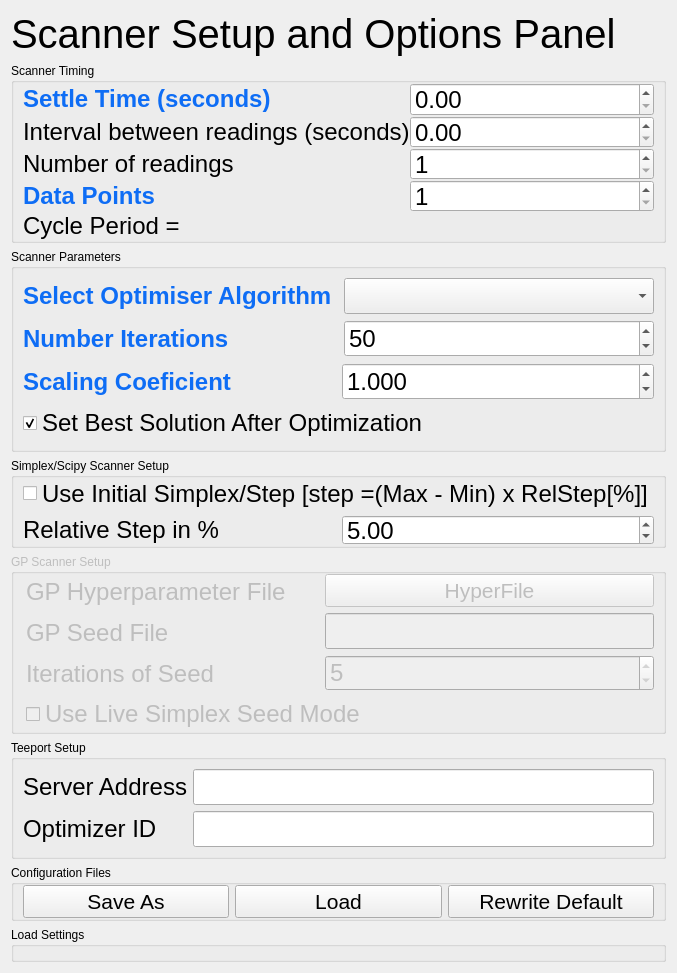
     <widget class="QWidget" name="tab2">
      <attribute name="title">
       <string>Scan Setup Panel</string>
      </attribute>
      <layout class="QVBoxLayout" name="verticalLayout_12">
       <item>
        <widget class="QLabel" name="label_3">
         <property name="sizePolicy">
          <sizepolicy hsizetype="Preferred" vsizetype="Fixed">
           <horstretch>0</horstretch>
           <verstretch>0</verstretch>
          </sizepolicy>
         </property>
         <property name="font">
          <font>
           <pointsize>30</pointsize>
          </font>
         </property>
         <property name="text">
          <string>Scanner Setup and Options Panel</string>
         </property>
         <property name="margin">
          <number>5</number>
         </property>
        </widget>
       </item>
       <item>
        <widget class="QGroupBox" name="groupBox">
         <property name="enabled">
          <bool>true</bool>
         </property>
         <property name="maximumSize">
          <size>
           <width>16777215</width>
           <height>180</height>
          </size>
         </property>
         <property name="title">
          <string>Scanner Timing</string>
         </property>
         <layout class="QGridLayout" name="gridLayout_5">
          <property name="topMargin">
           <number>0</number>
          </property>
          <property name="bottomMargin">
           <number>0</number>
          </property>
          <property name="verticalSpacing">
           <number>0</number>
          </property>
          <item row="0" column="0">
           <layout class="QHBoxLayout" name="horizontalLayout">
            <item>
             <layout class="QVBoxLayout" name="verticalLayout_6">
              <item>
               <widget class="QLabel" name="label_2">
                <property name="maximumSize">
                 <size>
                  <width>16777215</width>
                  <height>16777215</height>
                 </size>
                </property>
                <property name="font">
                 <font>
                  <pointsize>18</pointsize>
                  <weight>75</weight>
                  <bold>true</bold>
                 </font>
                </property>
                <property name="styleSheet">
                 <string notr="true">color: rgb(14, 109, 245);</string>
                </property>
                <property name="text">
                 <string>Settle Time (seconds)          </string>
                </property>
               </widget>
              </item>
              <item>
               <widget class="QLabel" name="label_6">
                <property name="enabled">
                 <bool>true</bool>
                </property>
                <property name="maximumSize">
                 <size>
                  <width>16777215</width>
                  <height>16777215</height>
                 </size>
                </property>
                <property name="font">
                 <font>
                  <pointsize>18</pointsize>
                 </font>
                </property>
                <property name="text">
                 <string>Interval between readings (seconds)</string>
                </property>
               </widget>
              </item>
              <item>
               <widget class="QLabel" name="label_30">
                <property name="enabled">
                 <bool>true</bool>
                </property>
                <property name="maximumSize">
                 <size>
                  <width>16777215</width>
                  <height>16777215</height>
                 </size>
                </property>
                <property name="font">
                 <font>
                  <pointsize>18</pointsize>
                 </font>
                </property>
                <property name="text">
                 <string>Number of readings</string>
                </property>
               </widget>
              </item>
              <item>
               <widget class="QLabel" name="label_datapoints">
                <property name="enabled">
                 <bool>true</bool>
                </property>
                <property name="maximumSize">
                 <size>
                  <width>16777215</width>
                  <height>16777215</height>
                 </size>
                </property>
                <property name="font">
                 <font>
                  <pointsize>18</pointsize>
                  <weight>75</weight>
                  <bold>true</bold>
                 </font>
                </property>
                <property name="styleSheet">
                 <string notr="true">color: rgb(14, 109, 245);</string>
                </property>
                <property name="text">
                 <string>Data Points</string>
                </property>
               </widget>
              </item>
             </layout>
            </item>
            <item>
             <layout class="QVBoxLayout" name="verticalLayout_7">
              <item>
               <widget class="QDoubleSpinBox" name="sb_tdelay">
                <property name="sizePolicy">
                 <sizepolicy hsizetype="Expanding" vsizetype="Fixed">
                  <horstretch>0</horstretch>
                  <verstretch>0</verstretch>
                 </sizepolicy>
                </property>
                <property name="font">
                 <font>
                  <pointsize>18</pointsize>
                 </font>
                </property>
                <property name="locale">
                 <locale language="English" country="UnitedStates"/>
                </property>
                <property name="minimum">
                 <double>0.000000000000000</double>
                </property>
                <property name="maximum">
                 <double>99.989999999999995</double>
                </property>
                <property name="singleStep">
                 <double>0.100000000000000</double>
                </property>
                <property name="value">
                 <double>0.000000000000000</double>
                </property>
               </widget>
              </item>
              <item>
               <widget class="QDoubleSpinBox" name="sb_ddelay">
                <property name="enabled">
                 <bool>true</bool>
                </property>
                <property name="font">
                 <font>
                  <pointsize>18</pointsize>
                 </font>
                </property>
                <property name="locale">
                 <locale language="English" country="UnitedStates"/>
                </property>
                <property name="minimum">
                 <double>0.000000000000000</double>
                </property>
                <property name="singleStep">
                 <double>0.050000000000000</double>
                </property>
                <property name="value">
                 <double>0.000000000000000</double>
                </property>
               </widget>
              </item>
              <item>
               <widget class="QSpinBox" name="sb_nreadings">
                <property name="font">
                 <font>
                  <pointsize>18</pointsize>
                 </font>
                </property>
                <property name="locale">
                 <locale language="English" country="UnitedStates"/>
                </property>
                <property name="minimum">
                 <number>1</number>
                </property>
                <property name="value">
                 <number>1</number>
                </property>
               </widget>
              </item>
              <item>
               <widget class="QSpinBox" name="sb_datapoints">
                <property name="font">
                 <font>
                  <pointsize>18</pointsize>
                 </font>
                </property>
                <property name="locale">
                 <locale language="English" country="UnitedStates"/>
                </property>
                <property name="minimum">
                 <number>1</number>
                </property>
                <property name="maximum">
                 <number>1000000</number>
                </property>
                <property name="value">
                 <number>1</number>
                </property>
               </widget>
              </item>
             </layout>
            </item>
           </layout>
          </item>
          <item row="1" column="0">
           <widget class="QLabel" name="label_7">
            <property name="maximumSize">
             <size>
              <width>16777215</width>
              <height>30</height>
             </size>
            </property>
            <property name="font">
             <font>
              <pointsize>18</pointsize>
             </font>
            </property>
            <property name="text">
             <string>Cycle Period = </string>
            </property>
           </widget>
          </item>
         </layout>
        </widget>
       </item>
       <item>
        <widget class="QGroupBox" name="groupBox_8">
         <property name="sizePolicy">
          <sizepolicy hsizetype="Expanding" vsizetype="Preferred">
           <horstretch>0</horstretch>
           <verstretch>0</verstretch>
          </sizepolicy>
         </property>
         <property name="title">
          <string>Scanner Parameters</string>
         </property>
         <layout class="QVBoxLayout" name="verticalLayout_20">
          <item>
           <layout class="QGridLayout" name="gridLayout_12">
            <item row="4" column="1">
             <widget class="QSpinBox" name="sb_num_iter">
              <property name="font">
               <font>
                <pointsize>18</pointsize>
               </font>
              </property>
              <property name="maximum">
               <number>1000</number>
              </property>
              <property name="value">
               <number>50</number>
              </property>
             </widget>
            </item>
            <item row="2" column="0">
             <widget class="QLabel" name="label_27">
              <property name="font">
               <font>
                <pointsize>18</pointsize>
                <weight>75</weight>
                <bold>true</bold>
               </font>
              </property>
              <property name="styleSheet">
               <string notr="true">color: rgb(14, 109, 245);</string>
              </property>
              <property name="text">
               <string>Select Optimiser Algorithm </string>
              </property>
             </widget>
            </item>
            <item row="4" column="0">
             <widget class="QLabel" name="label_25">
              <property name="font">
               <font>
                <pointsize>18</pointsize>
                <weight>75</weight>
                <bold>true</bold>
               </font>
              </property>
              <property name="styleSheet">
               <string notr="true">color: rgb(14, 109, 245);</string>
              </property>
              <property name="text">
               <string>Number Iterations</string>
              </property>
             </widget>
            </item>
            <item row="2" column="1">
             <widget class="QComboBox" name="cb_select_alg">
              <property name="font">
               <font>
                <pointsize>18</pointsize>
               </font>
              </property>
             </widget>
            </item>
           </layout>
          </item>
          <item>
           <layout class="QHBoxLayout" name="horizontalLayout_4">
            <item>
             <widget class="QLabel" name="label_31">
              <property name="font">
               <font>
                <pointsize>18</pointsize>
                <weight>75</weight>
                <bold>true</bold>
               </font>
              </property>
              <property name="styleSheet">
               <string notr="true">color: rgb(14, 109, 245);</string>
              </property>
              <property name="text">
               <string>Scaling Coeficient</string>
              </property>
             </widget>
            </item>
            <item>
             <widget class="QDoubleSpinBox" name="sb_scaling_coef">
              <property name="font">
               <font>
                <pointsize>18</pointsize>
               </font>
              </property>
              <property name="toolTip">
               <string>Scales the step size by this factor</string>
              </property>
              <property name="decimals">
               <number>3</number>
              </property>
              <property name="minimum">
               <double>0.000000000000000</double>
              </property>
              <property name="maximum">
               <double>999.000000000000000</double>
              </property>
              <property name="value">
               <double>1.000000000000000</double>
              </property>
             </widget>
            </item>
           </layout>
          </item>
          <item>
           <widget class="QCheckBox" name="cb_set_best_sol">
            <property name="font">
             <font>
              <pointsize>18</pointsize>
             </font>
            </property>
            <property name="text">
             <string>Set Best Solution After Optimization</string>
            </property>
            <property name="checked">
             <bool>true</bool>
            </property>
           </widget>
          </item>
         </layout>
        </widget>
       </item>
       <item>
        <widget class="QGroupBox" name="g_box_isim">
         <property name="enabled">
          <bool>true</bool>
         </property>
         <property name="maximumSize">
          <size>
           <width>16777215</width>
           <height>90</height>
          </size>
         </property>
         <property name="title">
          <string>Simplex/Scipy Scanner Setup</string>
         </property>
         <layout class="QVBoxLayout" name="verticalLayout_21">
          <property name="topMargin">
           <number>0</number>
          </property>
          <property name="bottomMargin">
           <number>0</number>
          </property>
          <item>
           <layout class="QVBoxLayout" name="verticalLayout_18">
            <item>
             <widget class="QCheckBox" name="cb_use_isim">
              <property name="font">
               <font>
                <pointsize>18</pointsize>
               </font>
              </property>
              <property name="toolTip">
               <string>This is only used if the device is not in the LenghtScale list. Try to create as a % of the limit range</string>
              </property>
              <property name="text">
               <string>Use Initial Simplex/Step [step =(Max - Min) x RelStep[%]]</string>
              </property>
             </widget>
            </item>
            <item>
             <layout class="QHBoxLayout" name="horizontalLayout_8">
              <item>
               <widget class="QLabel" name="label_23">
                <property name="maximumSize">
                 <size>
                  <width>16777215</width>
                  <height>16777215</height>
                 </size>
                </property>
                <property name="font">
                 <font>
                  <pointsize>18</pointsize>
                  <weight>50</weight>
                  <bold>false</bold>
                 </font>
                </property>
                <property name="styleSheet">
                 <string notr="true"/>
                </property>
                <property name="text">
                 <string>Relative Step in %</string>
                </property>
               </widget>
              </item>
              <item>
               <widget class="QDoubleSpinBox" name="sb_isim_rel_step">
                <property name="font">
                 <font>
                  <pointsize>18</pointsize>
                 </font>
                </property>
                <property name="toolTip">
                 <string>This is only used if the device is not in the LenghtScale list. Try to create as a % of the limit range</string>
                </property>
                <property name="locale">
                 <locale language="English" country="UnitedStates"/>
                </property>
                <property name="decimals">
                 <number>2</number>
                </property>
                <property name="minimum">
                 <double>0.010000000000000</double>
                </property>
                <property name="maximum">
                 <double>1000.000000000000000</double>
                </property>
                <property name="singleStep">
                 <double>0.250000000000000</double>
                </property>
                <property name="value">
                 <double>5.000000000000000</double>
                </property>
               </widget>
              </item>
             </layout>
            </item>
           </layout>
          </item>
         </layout>
        </widget>
       </item>
       <item>
        <widget class="QGroupBox" name="g_box_gp">
         <property name="enabled">
          <bool>false</bool>
         </property>
         <property name="maximumSize">
          <size>
           <width>16777215</width>
           <height>180</height>
          </size>
         </property>
         <property name="title">
          <string>GP Scanner Setup</string>
         </property>
         <layout class="QGridLayout" name="gridLayout_7">
          <property name="leftMargin">
           <number>12</number>
          </property>
          <property name="topMargin">
           <number>0</number>
          </property>
          <property name="bottomMargin">
           <number>0</number>
          </property>
          <item row="0" column="0">
           <layout class="QGridLayout" name="gridLayout_3">
            <property name="rightMargin">
             <number>0</number>
            </property>
            <item row="0" column="0">
             <layout class="QVBoxLayout" name="verticalLayout_3">
              <item>
               <widget class="QLabel" name="label_9">
                <property name="enabled">
                 <bool>false</bool>
                </property>
                <property name="maximumSize">
                 <size>
                  <width>16777215</width>
                  <height>16777215</height>
                 </size>
                </property>
                <property name="font">
                 <font>
                  <pointsize>18</pointsize>
                 </font>
                </property>
                <property name="text">
                 <string>GP Hyperparameter File     </string>
                </property>
               </widget>
              </item>
              <item>
               <widget class="QLabel" name="label_8">
                <property name="enabled">
                 <bool>false</bool>
                </property>
                <property name="maximumSize">
                 <size>
                  <width>16777215</width>
                  <height>16777215</height>
                 </size>
                </property>
                <property name="font">
                 <font>
                  <pointsize>18</pointsize>
                 </font>
                </property>
                <property name="text">
                 <string>GP Seed File</string>
                </property>
               </widget>
              </item>
              <item>
               <widget class="QLabel" name="label_10">
                <property name="font">
                 <font>
                  <pointsize>18</pointsize>
                 </font>
                </property>
                <property name="text">
                 <string>Iterations of Seed</string>
                </property>
               </widget>
              </item>
             </layout>
            </item>
            <item row="0" column="1">
             <layout class="QVBoxLayout" name="verticalLayout_2">
              <property name="spacing">
               <number>6</number>
              </property>
              <item>
               <widget class="QPushButton" name="pb_hyper_file">
                <property name="enabled">
                 <bool>false</bool>
                </property>
                <property name="sizePolicy">
                 <sizepolicy hsizetype="Minimum" vsizetype="Expanding">
                  <horstretch>0</horstretch>
                  <verstretch>0</verstretch>
                 </sizepolicy>
                </property>
                <property name="maximumSize">
                 <size>
                  <width>16777215</width>
                  <height>43</height>
                 </size>
                </property>
                <property name="baseSize">
                 <size>
                  <width>0</width>
                  <height>0</height>
                 </size>
                </property>
                <property name="font">
                 <font>
                  <pointsize>16</pointsize>
                  <weight>50</weight>
                  <italic>false</italic>
                  <bold>false</bold>
                 </font>
                </property>
                <property name="text">
                 <string>HyperFile</string>
                </property>
               </widget>
              </item>
              <item>
               <widget class="QLineEdit" name="lineEdit_4">
                <property name="enabled">
                 <bool>false</bool>
                </property>
                <property name="font">
                 <font>
                  <pointsize>18</pointsize>
                 </font>
                </property>
               </widget>
              </item>
              <item>
               <widget class="QSpinBox" name="sb_seed_iter">
                <property name="font">
                 <font>
                  <pointsize>18</pointsize>
                 </font>
                </property>
                <property name="minimum">
                 <number>1</number>
                </property>
                <property name="value">
                 <number>5</number>
                </property>
               </widget>
              </item>
             </layout>
            </item>
            <item row="1" column="0" colspan="2">
             <widget class="QCheckBox" name="cb_use_live_seed">
              <property name="enabled">
               <bool>false</bool>
              </property>
              <property name="font">
               <font>
                <pointsize>18</pointsize>
               </font>
              </property>
              <property name="text">
               <string>Use Live Simplex Seed Mode</string>
              </property>
             </widget>
            </item>
           </layout>
          </item>
         </layout>
        </widget>
       </item>
       <item>
        <widget class="QGroupBox" name="g_box_teeport">
         <property name="sizePolicy">
          <sizepolicy hsizetype="Preferred" vsizetype="Minimum">
           <horstretch>0</horstretch>
           <verstretch>0</verstretch>
          </sizepolicy>
         </property>
         <property name="title">
          <string>Teeport Setup</string>
         </property>
         <layout class="QGridLayout" name="gridLayout_6">
          <item row="0" column="0">
           <widget class="QLabel" name="label_32">
            <property name="sizePolicy">
             <sizepolicy hsizetype="Preferred" vsizetype="Preferred">
              <horstretch>0</horstretch>
              <verstretch>0</verstretch>
             </sizepolicy>
            </property>
            <property name="minimumSize">
             <size>
              <width>128</width>
              <height>0</height>
             </size>
            </property>
            <property name="font">
             <font>
              <pointsize>18</pointsize>
             </font>
            </property>
            <property name="text">
             <string>Server Address</string>
            </property>
           </widget>
          </item>
          <item row="0" column="1">
           <widget class="QLineEdit" name="le_tee_addr">
            <property name="sizePolicy">
             <sizepolicy hsizetype="Expanding" vsizetype="Fixed">
              <horstretch>1</horstretch>
              <verstretch>0</verstretch>
             </sizepolicy>
            </property>
            <property name="minimumSize">
             <size>
              <width>0</width>
              <height>0</height>
             </size>
            </property>
            <property name="font">
             <font>
              <pointsize>18</pointsize>
             </font>
            </property>
           </widget>
          </item>
          <item row="1" column="0">
           <widget class="QLabel" name="label_33">
            <property name="font">
             <font>
              <pointsize>18</pointsize>
             </font>
            </property>
            <property name="text">
             <string>Optimizer ID</string>
            </property>
           </widget>
          </item>
          <item row="1" column="1">
           <widget class="QLineEdit" name="le_tee_opt_id">
            <property name="font">
             <font>
              <pointsize>18</pointsize>
             </font>
            </property>
           </widget>
          </item>
         </layout>
        </widget>
       </item>
       <item>
        <widget class="QGroupBox" name="groupBox_5">
         <property name="enabled">
          <bool>true</bool>
         </property>
         <property name="sizePolicy">
          <sizepolicy hsizetype="Preferred" vsizetype="Minimum">
           <horstretch>0</horstretch>
           <verstretch>0</verstretch>
          </sizepolicy>
         </property>
         <property name="maximumSize">
          <size>
           <width>16777215</width>
           <height>80</height>
          </size>
         </property>
         <property name="title">
          <string>Configuration Files</string>
         </property>
         <layout class="QGridLayout" name="gridLayout_8">
          <property name="topMargin">
           <number>0</number>
          </property>
          <property name="bottomMargin">
           <number>0</number>
          </property>
          <item row="1" column="0">
           <layout class="QHBoxLayout" name="horizontalLayout_7">
            <item>
             <widget class="QPushButton" name="pb_save_as">
              <property name="sizePolicy">
               <sizepolicy hsizetype="Minimum" vsizetype="Preferred">
                <horstretch>0</horstretch>
                <verstretch>0</verstretch>
               </sizepolicy>
              </property>
              <property name="maximumSize">
               <size>
                <width>16777215</width>
                <height>100</height>
               </size>
              </property>
              <property name="font">
               <font>
                <pointsize>16</pointsize>
               </font>
              </property>
              <property name="toolTip">
               <string>Save current Ocelot configuration for later usage</string>
              </property>
              <property name="text">
               <string>Save As</string>
              </property>
             </widget>
            </item>
            <item>
             <widget class="QPushButton" name="pb_load">
              <property name="sizePolicy">
               <sizepolicy hsizetype="Minimum" vsizetype="Preferred">
                <horstretch>0</horstretch>
                <verstretch>0</verstretch>
               </sizepolicy>
              </property>
              <property name="maximumSize">
               <size>
                <width>16777215</width>
                <height>100</height>
               </size>
              </property>
              <property name="font">
               <font>
                <pointsize>16</pointsize>
               </font>
              </property>
              <property name="toolTip">
               <string>Load saved Ocelot configuration for usage</string>
              </property>
              <property name="text">
               <string>Load</string>
              </property>
             </widget>
            </item>
            <item>
             <widget class="QPushButton" name="pb_rewrite">
              <property name="sizePolicy">
               <sizepolicy hsizetype="Minimum" vsizetype="Preferred">
                <horstretch>0</horstretch>
                <verstretch>0</verstretch>
               </sizepolicy>
              </property>
              <property name="maximumSize">
               <size>
                <width>16777215</width>
                <height>100</height>
               </size>
              </property>
              <property name="font">
               <font>
                <pointsize>16</pointsize>
               </font>
              </property>
              <property name="cursor">
               <cursorShape>ForbiddenCursor</cursorShape>
              </property>
              <property name="toolTip">
               <string>Save the current state as the default when opening Ocelot</string>
              </property>
              <property name="text">
               <string>Rewrite Default</string>
              </property>
             </widget>
            </item>
           </layout>
          </item>
         </layout>
        </widget>
       </item>
       <item>
        <widget class="QGroupBox" name="groupBox_3">
         <property name="font">
          <font>
           <pointsize>9</pointsize>
          </font>
         </property>
         <property name="title">
          <string>Load Settings</string>
         </property>
         <layout class="QGridLayout" name="gridLayout_4">
          <property name="topMargin">
           <number>6</number>
          </property>
          <property name="bottomMargin">
           <number>6</number>
          </property>
          <item row="0" column="0">
           <layout class="QHBoxLayout" name="preset_layout"/>
          </item>
         </layout>
        </widget>
       </item>
      </layout>
     </widget>
